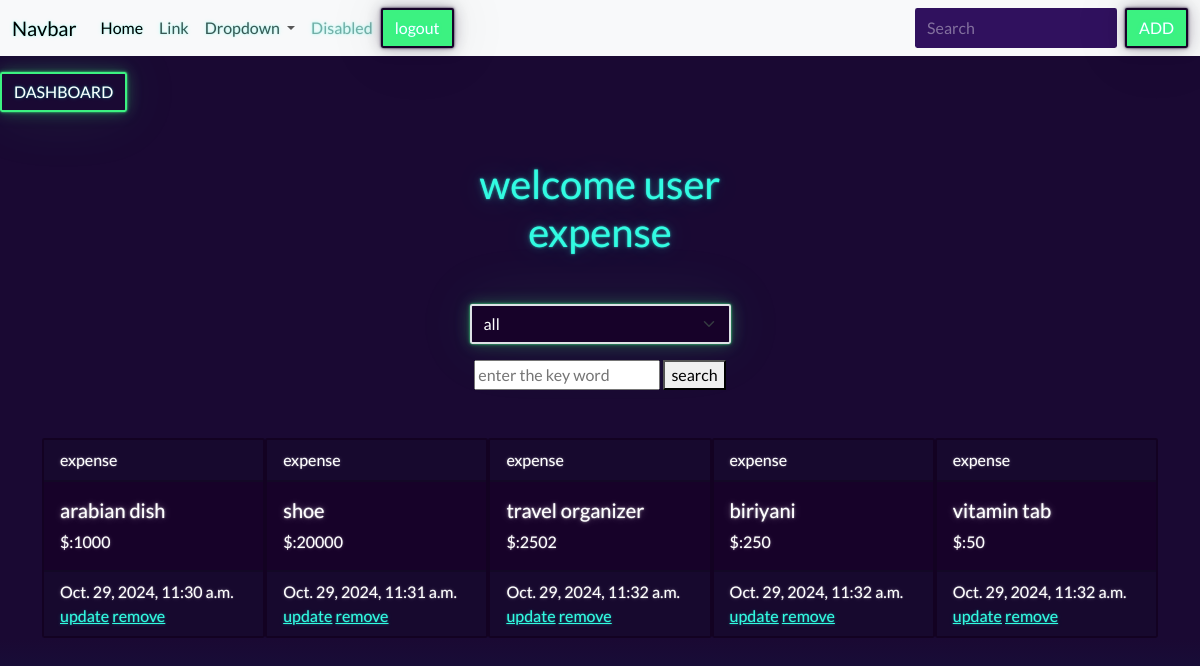
Before: /expense/list/ (signed in) with the older database file.
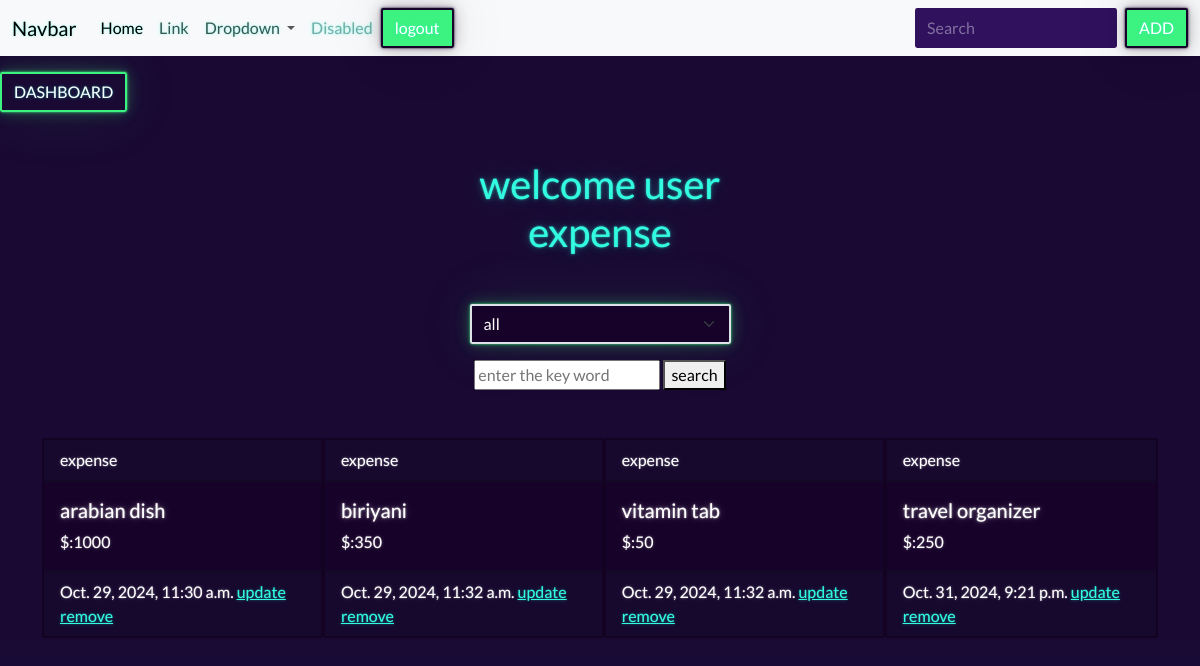
After: the same page with the newer database file.
### budjet/models.py (models this page shows, shortened)
class Expense(models.Model):
    title=models.CharField(max_length=200)
    amount=models.PositiveIntegerField()
    created_date=models.DateTimeField(auto_now=True)
    category_expense=(
        ("food","food"),
        ("travel","travel"),
        ("health","health"),
        ("other","other"),
    )
    category=models.CharField(max_length=200,choices=category_expense)
    user=models.ForeignKey(User,on_delete=models.CASCADE)

### budjet/views.py (the view)
# urls.py: path("expense/list/",views.ExpenseListView.as_view(),name="expense-list"),
@method_decorator([signin_required,never_cache],name="dispatch")
class ExpenseListView(View):
    def get(self,request,*args,**kwargs):
        search_text=request.GET.get("search_text")
        selected_category=request.GET.get("category","all")
        if  selected_category =="all":
            qs=Expense.objects.filter(user=request.user)
        else:
            qs=Expense.objects.filter(category=selected_category,user=request.user)
        if search_text!=None:
            qs=Expense.objects.filter(user=request.user)
            qs=qs.filter(title__contains=search_text)
        return render(request,"expense_list.html",{"expense":qs,"selected":selected_category})

### budjet/templates/expense_list.html (shortened to what this page needs)
{%extends 'base.html'%}
{%block main_block%}
<a href="{%url 'expense-summary' %}" class="btn btn-outline-success mt-3">DASHBOARD</a>
<div class="container text-center p-5 ">
    <div class="w-25  mx-auto ">
        <h1 class="mb-5">welcome user {{request.user}}</h1>
        <form action="">
            <select name="category" class="form-select text-bg-dark btn-outline-success mb-3" onchange="this.form.submit()">
                <option value="all" {%if selected == "all" %} selected {%endif%}>all</option>
            </select>
        </form>
        <form action="{%url 'expense-list'%}">
            <input type="text" placeholder="enter the key word" name="search_text">
            <button type="submit">search</button>
        </form>
    </div>
</div>
<div class="container d-flex justify-content-between">
    {%for e in expense%}
    <div class="card text-bg-dark mb-3" style="max-width: 18rem;">
        <div class="card-header d-flex justify-content-between">
            <div>{{e.user}}</div>
        </div>
        <div class="card-body">
            <h5 class="card-title">{{e.title}}</h5>
            <p class="card-text">$:{{e.amount}}</p>
        </div>
        <div class="card-footer text-body-white">
            {{e.created_date}}
            <a href="{%url 'expense-update' e.id %}">update</a>
            <a href="{%url 'expense-delete' e.id %}">remove</a>
        </div>
    </div>
    {%endfor%}
</div>
{%endblock%}

### budjet/templates/base.html (shortened to what this page needs)
{%load static%}
<!DOCTYPE html>
<html lang="en">
<head>
</head>
<link rel="stylesheet" href="{%static 'css/bootstrap.min.css'%}">
<body>
    <nav class="navbar navbar-expand-lg bg-body-tertiary">
        <div class="container-fluid">
          <a class="navbar-brand" href="#">Navbar</a>
          <div class="collapse navbar-collapse" id="navbarSupportedContent">
            <ul class="navbar-nav me-auto mb-2 mb-lg-0">
              <li class="nav-item">
                <a class="nav-link active" aria-current="page" href="#">Home</a>
              </li>
              <li class="nav-item">
                <a class="nav-link" href="#">Link</a>
              </li>
              <li class="nav-item dropdown">
                <a class="nav-link dropdown-toggle" href="#" role="button" data-bs-toggle="dropdown" aria-expanded="false">
                  Dropdown
                </a>
              </li>
              <li class="nav-item">
                <a class="nav-link disabled" aria-disabled="true">Disabled</a>
              </li>
              <li>
               <a href="{%url 'sign-out'%}" class="btn btn-outline-dark text-bg-success">logout</a>
              </li>
            </ul>
            <form class="d-flex" role="search">
              <input class="form-control me-2" type="search" placeholder="Search" aria-label="Search">
              <a href="{%url 'expense-add'%}" class="btn btn-outline-dark text-bg-success" type="submit">ADD</a>
            </form>
          </div>
        </div>
      </nav>
      {%block main_block%}
      {%endblock%}
</body>
</html>

Changed rows visible on the page:
removed Expense: user "expense", title "shoe", amount "20000", created_date "Oct. 29, 2024, 11:31 a.m."
removed Expense: user "expense", title "travel organizer", amount "2502", created_date "Oct. 29, 2024, 11:32 a.m."
changed Expense "biriyani": amount "250" → "350"
added Expense: user "expense", title "travel organizer", amount "250", created_date "Oct. 31, 2024, 9:21 p.m."
